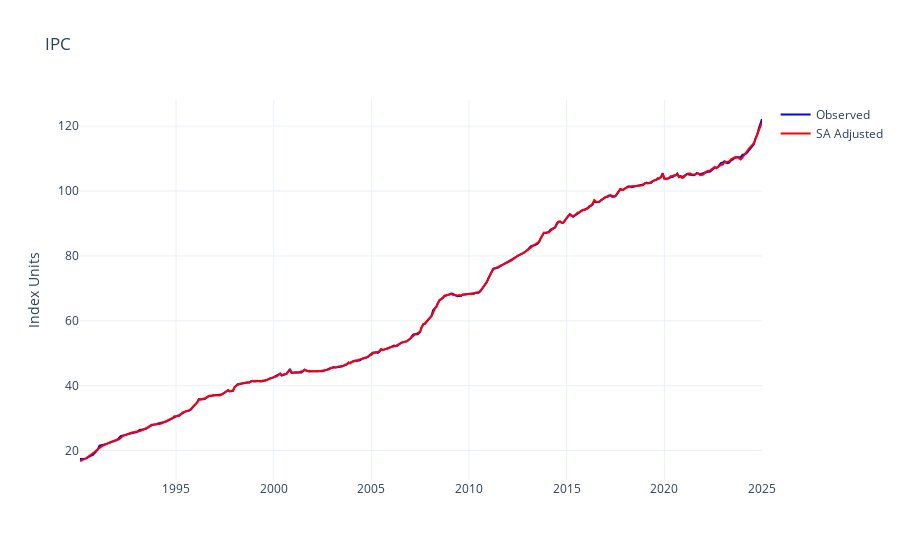

Write notebook code for a chart like this one.
### Code cell
fig = go.Figure()
fig.add_trace(go.Scatter(x=igae_ipc.index, y=igae_ipc['ipc'], mode='lines', name='Observed', line=dict(color='blue')))
fig.add_trace(go.Scatter(x=igae_ipc.index, y=igae_ipc['ipc_sa'], mode='lines', name='SA Adjusted', line=dict(color='red')))
fig.update_layout(
    title='IPC',
    xaxis_title='',
    yaxis_title='Index Units',
    legend_title='',
    template='plotly_white'
)
fig.show()

### Figure 1 — Plotly figure (JSON) as saved in the notebook; plotly's stock layout.template omitted (floating-point values rounded to 4 significant figures; data arrays with more than 128 entries replaced by an {"elided": "..."} marker saying what was removed)
{"data": [{"line": {"color": "blue"}, "mode": "lines", "name": "Observed", "type": "scatter", "x": {"elided": "420 str values"}, "y": {"elided": "420 float values"}}, {"line": {"color": "red"}, "mode": "lines", "name": "SA Adjusted", "type": "scatter", "x": {"elided": "420 str values"}, "y": {"elided": "420 float values"}}], "layout": {"legend": {"title": {"text": ""}}, "title": {"text": "IPC"}, "xaxis": {"title": {"text": ""}}, "yaxis": {"title": {"text": "Index Units"}}}}
